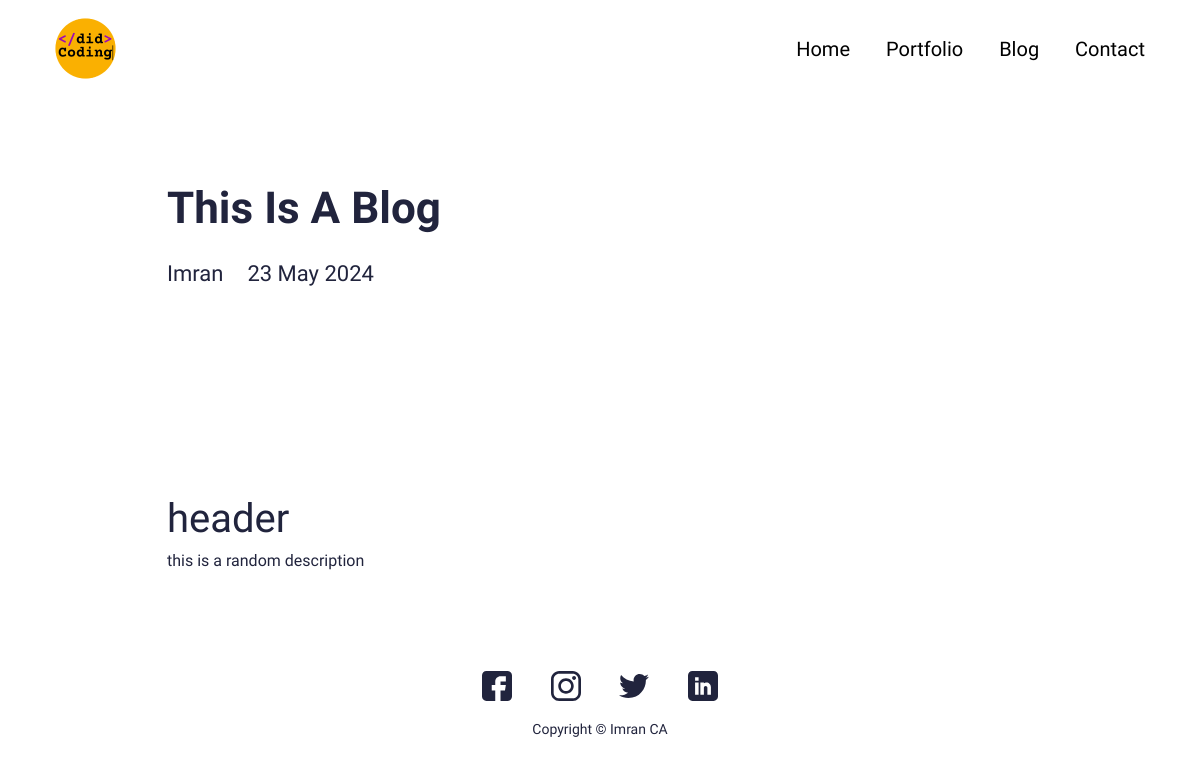
Screenshot of /blog/this-is-a-blog with the database file from the repository.
### main/models.py (models this page shows, shortened)
class Blog(models.Model):
    class Meta:
        verbose_name_plural = 'Blog Profiles'
        verbose_name = 'Blog'
        ordering = ["timestamp"]
    timestamp = models.DateTimeField(auto_now_add=True)
    author = models.CharField(max_length=200, blank=True, null=True)
    name = models.CharField(max_length=200, blank=True, null=True)
    description = models.CharField(max_length=500, blank=True, null=True)
    body = RichTextField(blank=True, null=True)
    slug = models.SlugField(null=True, blank=True)
    image = models.ImageField(blank=True, null=True, upload_to="blog")
    is_active = models.BooleanField(default=True)

### main/views.py (the view)
# urls.py: path('blog/<slug:slug>', views.BlogDetailView.as_view(), name="blog"),
class BlogDetailView(generic.DetailView):
	model = Blog
	template_name = "main/blog-detail.html"

### resume_demo/context_processors.py (called while the page is built)
def project_context(request):
	context = {
		'me': User.objects.first(),
	}
	return context

### main/templates/main/blog-detail.html (shortened to what this page needs)
{% extends 'main/base.html' %}
{% load static %}
{% block content %}
<section>
  <div class="innerPageBannerCol">
    <div class="container">
      <div class="row g-4 g-md-3  align-items-center">
        <div class="col-md-6">
          <div class="bannerContent">
            <h1 class="xlTitle pb-md-3">{{object.name|title}}</h1>
          </div>
        </div>
      </div>
      <div class="row">
        <div class="col-md-auto">
          <div class="authorCol">
            <h4 class="smTitle pb-3">{{object.author|title}}</h4>
          </div>
        </div>
        <div class="col-md">
          <h4 class="smTitle pb-3">{{object.timestamp.date}}</h4>
        </div>
      </div>
    </div>
  </div>
</section>
<section>
  <div class="sectionSpaceSm">
    <div class="container">
      {{object.body|safe}}
    </div>
  </div>
</section>
{% endblock %}

### static/css/style.css (style rules this page uses)
:root { --primaryColor: #9C07B6; --primaryDarkColor: #3D0048; --primaryHoverColor: #900AA8; --secondaryColor: #F9B000; --baseColor: #21243D; --baseFont: 'Heebo', sans-serif; --titleFont: 'Courier Prime', monospace; --regular: 400; --medium: 500; --bold: 700; --black: 900; --lightBg: #F1F1F1; }
html { scroll-behavior: smooth; }
body { font-family: var(--baseFont); color: var(--baseColor); line-height: normal; }
.xlTitle { font-size: 44px; line-height: 1.3; font-weight: var(--bold); font-family: var(--titleFont) }
.smTitle { font-size: 22px; line-height: normal; font-weight: var(--regular); font-family: var(--titleFont) }
.sectionSpaceSm { padding: 35px 0; }
.innerPageBannerCol { padding: 180px 0 150px; }
@media (min-width:992px) { .container, .container-lg, .container-md, .container-sm, .container-xl, .container-xxl { max-width: 890px; } }

### rows the page displays
Blog: name "This Is A Blog", author "Imran", timestamp "23 May 2024", body "header this is a random description"
